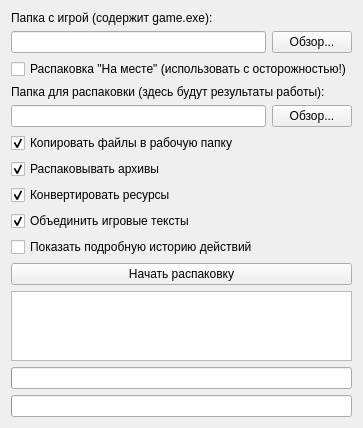
<?xml version="1.0" encoding="UTF-8"?>
<ui version="4.0">
 <class>Form</class>
 <widget class="QWidget" name="Form">
  <property name="geometry">
   <rect>
    <x>0</x>
    <y>0</y>
    <width>335</width>
    <height>412</height>
   </rect>
  </property>
  <property name="windowTitle">
   <string>EIrepack v1.0</string>
  </property>
  <layout class="QGridLayout" name="gridLayout">
   <item row="0" column="0">
    <layout class="QVBoxLayout" name="verticalLayout">
     <item>
      <widget class="QLabel" name="label">
       <property name="text">
        <string>Папка с игрой (содержит game.exe):</string>
       </property>
      </widget>
     </item>
     <item>
      <layout class="QHBoxLayout" name="horizontalLayout_2">
       <item>
        <widget class="QLineEdit" name="src_folder"/>
       </item>
       <item>
        <widget class="QPushButton" name="src_folder_choser">
         <property name="text">
          <string>Обзор...</string>
         </property>
        </widget>
       </item>
      </layout>
     </item>
     <item>
      <widget class="QCheckBox" name="in_place">
       <property name="text">
        <string>Распаковка &quot;На месте&quot; (использовать с осторожностью!)</string>
       </property>
      </widget>
     </item>
     <item>
      <widget class="QLabel" name="label_2">
       <property name="text">
        <string>Папка для распаковки (здесь будут результаты работы):</string>
       </property>
      </widget>
     </item>
     <item>
      <layout class="QHBoxLayout" name="horizontalLayout">
       <item>
        <widget class="QLineEdit" name="dst_folder"/>
       </item>
       <item>
        <widget class="QPushButton" name="dst_folder_choser">
         <property name="text">
          <string>Обзор...</string>
         </property>
        </widget>
       </item>
      </layout>
     </item>
     <item>
      <widget class="QCheckBox" name="need_copy">
       <property name="text">
        <string>Копировать файлы в рабочую папку</string>
       </property>
       <property name="checked">
        <bool>true</bool>
       </property>
      </widget>
     </item>
     <item>
      <widget class="QCheckBox" name="need_extracting">
       <property name="text">
        <string>Распаковывать архивы</string>
       </property>
       <property name="checked">
        <bool>true</bool>
       </property>
      </widget>
     </item>
     <item>
      <widget class="QCheckBox" name="need_converting">
       <property name="text">
        <string>Конвертировать ресурсы</string>
       </property>
       <property name="checked">
        <bool>true</bool>
       </property>
      </widget>
     </item>
     <item>
      <widget class="QCheckBox" name="need_text_merging">
       <property name="text">
        <string>Объединить игровые тексты</string>
       </property>
       <property name="checked">
        <bool>true</bool>
       </property>
      </widget>
     </item>
     <item>
      <widget class="QCheckBox" name="need_verbose">
       <property name="text">
        <string>Показать подробную историю действий</string>
       </property>
      </widget>
     </item>
     <item>
      <widget class="QPushButton" name="start">
       <property name="text">
        <string>Начать распаковку</string>
       </property>
      </widget>
     </item>
     <item>
      <widget class="QTextEdit" name="log_window">
       <property name="readOnly">
        <bool>true</bool>
       </property>
       <property name="acceptRichText">
        <bool>false</bool>
       </property>
      </widget>
     </item>
     <item>
      <widget class="QProgressBar" name="progress_step">
       <property name="enabled">
        <bool>true</bool>
       </property>
       <property name="value">
        <number>0</number>
       </property>
       <property name="alignment">
        <set>Qt::AlignCenter</set>
       </property>
       <property name="textVisible">
        <bool>true</bool>
       </property>
       <property name="orientation">
        <enum>Qt::Horizontal</enum>
       </property>
       <property name="textDirection">
        <enum>QProgressBar::TopToBottom</enum>
       </property>
       <property name="format">
        <string/>
       </property>
      </widget>
     </item>
     <item>
      <widget class="QProgressBar" name="progress_all">
       <property name="value">
        <number>0</number>
       </property>
       <property name="textVisible">
        <bool>false</bool>
       </property>
       <property name="format">
        <string/>
       </property>
      </widget>
     </item>
    </layout>
   </item>
  </layout>
 </widget>
 <resources/>
 <connections/>
</ui>
